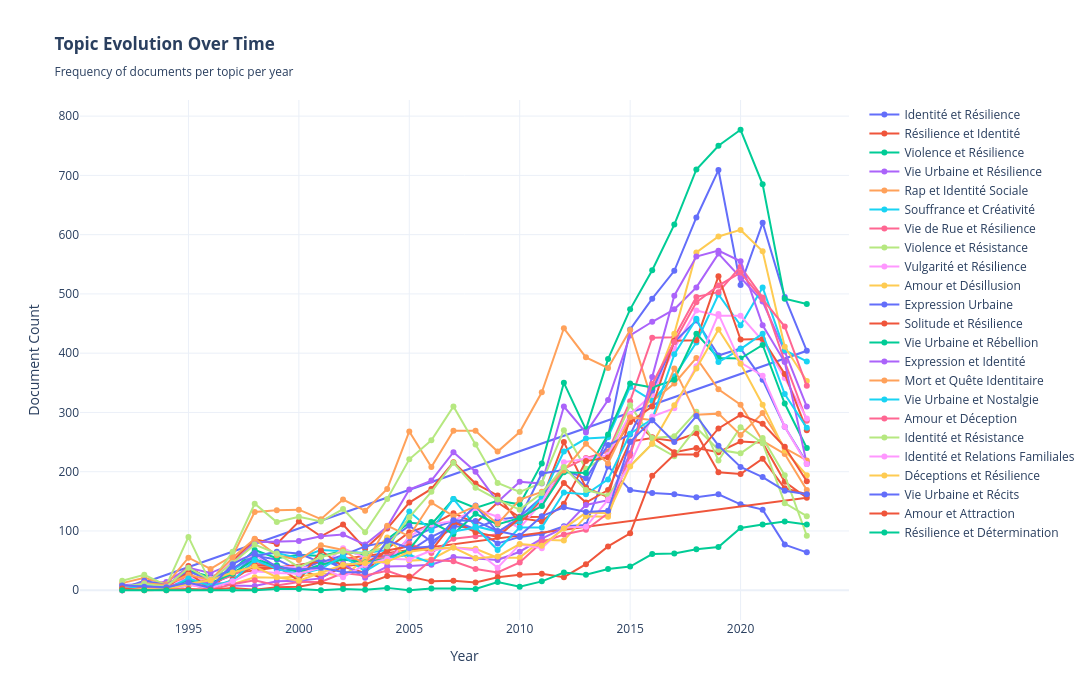

Write notebook code for a chart like this one.
### Code cell
print("=" * 80)
print("VISUALIZATION 1: TIMELINE OF ALL TOPICS")
print("=" * 80)

# 1. Timeline - All topics over time
fig1 = go.Figure()

# Sort by total documents for better legend ordering
topic_order = temporal_df.groupby('Label')['Count'].sum().sort_values(ascending=False).index.tolist()

for topic_label in topic_order:
    topic_data = temporal_df[temporal_df['Label'] == topic_label]

    fig1.add_trace(go.Scatter(
        x=topic_data['Year'],
        y=topic_data['Count'],
        mode='lines+markers',
        name=topic_label[:40],  # Truncate long labels
        line=dict(width=2),
        marker=dict(size=6)
    ))

fig1.update_layout(
    title="<b>Topic Evolution Over Time</b><br><sub>Frequency of documents per topic per year</sub>",
    xaxis_title="Year",
    yaxis_title="Document Count",
    hovermode='x unified',
    template="plotly_white",
    height=700,
    width=1400,
    showlegend=True,
    legend=dict(x=1.02, y=1, xanchor='left', yanchor='top')
)

fig1.write_html("viz_01_timeline_all_topics.html")
print("✓ Saved: viz_01_timeline_all_topics.html")

fig1

### Figure 1 — Plotly figure (JSON) as saved in the notebook; plotly's stock layout.template omitted (floating-point values rounded to 4 significant figures)
{"data": [{"line": {"width": 2}, "marker": {"size": 6}, "mode": "lines+markers", "name": "Identité et Résilience", "type": "scatter", "x": [1992, 1993, 1994, 1995, 1996, 1997, 1998, 1999, 2000, 2001, 2002, 2003, 2004, 2005, 2006, 2007, 2008, 2009, 2010, 2011, 2012, 2013, 2014, 2015, 2016, 2017, 2018, 2019, 2020, 2021, 2022, 2023, 1992, 1993, 1994, 1995, 1996, 1997, 1998, 1999, 2000, 2001, 2002, 2003, 2004, 2005, 2006, 2007, 2008, 2009, 2010, 2011, 2012, 2013, 2014, 2015, 2016, 2017, 2018, 2019, 2020, 2021, 2022, 2023], "y": [1, 3, 8, 17, 10, 26, 58, 52, 34, 53, 37, 57, 58, 66, 90, 108, 105, 119, 124, 157, 207, 174, 260, 440, 492, 539, 629, 709, 515, 620, 495, 404, 0, 8, 3, 20, 7, 35, 61, 34, 33, 49, 44, 41, 53, 87, 104, 117, 103, 79, 90, 95, 108, 110, 209, 169, 164, 162, 157, 162, 145, 136, 77, 64]}, {"line": {"width": 2}, "marker": {"size": 6}, "mode": "lines+markers", "name": "Résilience et Identité", "type": "scatter", "x": [1992, 1993, 1994, 1995, 1996, 1997, 1998, 1999, 2000, 2001, 2002, 2003, 2004, 2005, 2006, 2007, 2008, 2009, 2010, 2011, 2012, 2013, 2014, 2015, 2016, 2017, 2018, 2019, 2020, 2021, 2022, 2023, 1992, 1993, 1994, 1995, 1996, 1997, 1998, 1999, 2000, 2001, 2002, 2003, 2004, 2005, 2006, 2007, 2008, 2009, 2010, 2011, 2012, 2013, 2014, 2015, 2016, 2017, 2018, 2019, 2020, 2021, 2022, 2023], "y": [7, 11, 4, 41, 15, 49, 86, 78, 116, 91, 111, 70, 104, 148, 171, 216, 180, 160, 113, 153, 250, 173, 157, 292, 258, 233, 240, 233, 251, 249, 183, 156, 4, 5, 2, 19, 5, 32, 38, 39, 36, 21, 40, 29, 70, 98, 110, 130, 113, 148, 123, 124, 181, 148, 169, 251, 257, 252, 265, 199, 196, 222, 172, 162]}, {"line": {"width": 2}, "marker": {"size": 6}, "mode": "lines+markers", "name": "Violence et Résilience", "type": "scatter", "x": [1992, 1993, 1994, 1995, 1996, 1997, 1998, 1999, 2000, 2001, 2002, 2003, 2004, 2005, 2006, 2007, 2008, 2009, 2010, 2011, 2012, 2013, 2014, 2015, 2016, 2017, 2018, 2019, 2020, 2021, 2022, 2023], "y": [3, 10, 6, 33, 23, 33, 68, 54, 60, 58, 66, 59, 86, 114, 111, 154, 139, 151, 145, 214, 350, 271, 390, 474, 540, 617, 710, 750, 777, 685, 492, 483]}, {"line": {"width": 2}, "marker": {"size": 6}, "mode": "lines+markers", "name": "Vie Urbaine et Résilience", "type": "scatter", "x": [1992, 1993, 1994, 1995, 1996, 1997, 1998, 1999, 2000, 2001, 2002, 2003, 2004, 2005, 2006, 2007, 2008, 2009, 2010, 2011, 2012, 2013, 2014, 2015, 2016, 2017, 2018, 2019, 2020, 2021, 2022, 2023], "y": [9, 10, 14, 38, 29, 45, 81, 82, 83, 91, 94, 77, 107, 170, 185, 233, 200, 149, 183, 180, 310, 266, 321, 430, 453, 474, 511, 568, 527, 487, 403, 310]}, {"line": {"width": 2}, "marker": {"size": 6}, "mode": "lines+markers", "name": "Rap et Identité Sociale", "type": "scatter", "x": [1992, 1993, 1994, 1995, 1996, 1997, 1998, 1999, 2000, 2001, 2002, 2003, 2004, 2005, 2006, 2007, 2008, 2009, 2010, 2011, 2012, 2013, 2014, 2015, 2016, 2017, 2018, 2019, 2020, 2021, 2022, 2023], "y": [12, 21, 10, 55, 36, 58, 132, 135, 136, 120, 153, 134, 171, 268, 208, 269, 269, 234, 267, 334, 442, 393, 375, 439, 319, 349, 392, 339, 313, 252, 230, 169]}, {"line": {"width": 2}, "marker": {"size": 6}, "mode": "lines+markers", "name": "Souffrance et Créativité", "type": "scatter", "x": [1992, 1993, 1994, 1995, 1996, 1997, 1998, 1999, 2000, 2001, 2002, 2003, 2004, 2005, 2006, 2007, 2008, 2009, 2010, 2011, 2012, 2013, 2014, 2015, 2016, 2017, 2018, 2019, 2020, 2021, 2022, 2023], "y": [1, 11, 2, 18, 9, 33, 60, 63, 54, 68, 66, 63, 68, 133, 101, 154, 108, 99, 116, 157, 234, 256, 258, 343, 320, 361, 418, 499, 447, 511, 405, 386]}, {"line": {"width": 2}, "marker": {"size": 6}, "mode": "lines+markers", "name": "Vie de Rue et Résilience", "type": "scatter", "x": [1992, 1993, 1994, 1995, 1996, 1997, 1998, 1999, 2000, 2001, 2002, 2003, 2004, 2005, 2006, 2007, 2008, 2009, 2010, 2011, 2012, 2013, 2014, 2015, 2016, 2017, 2018, 2019, 2020, 2021, 2022, 2023], "y": [2, 8, 3, 26, 12, 25, 46, 40, 36, 41, 56, 49, 57, 79, 63, 87, 91, 94, 121, 143, 205, 223, 234, 319, 426, 427, 495, 503, 546, 494, 386, 286]}, {"line": {"width": 2}, "marker": {"size": 6}, "mode": "lines+markers", "name": "Violence et Résistance", "type": "scatter", "x": [1992, 1993, 1994, 1995, 1996, 1997, 1998, 1999, 2000, 2001, 2002, 2003, 2004, 2005, 2006, 2007, 2008, 2009, 2010, 2011, 2012, 2013, 2014, 2015, 2016, 2017, 2018, 2019, 2020, 2021, 2022, 2023], "y": [16, 26, 8, 90, 12, 65, 146, 115, 124, 116, 137, 98, 154, 221, 253, 310, 246, 181, 166, 181, 270, 205, 229, 312, 257, 260, 301, 219, 275, 248, 147, 125]}, {"line": {"width": 2}, "marker": {"size": 6}, "mode": "lines+markers", "name": "Vulgarité et Résilience", "type": "scatter", "x": [1992, 1993, 1994, 1995, 1996, 1997, 1998, 1999, 2000, 2001, 2002, 2003, 2004, 2005, 2006, 2007, 2008, 2009, 2010, 2011, 2012, 2013, 2014, 2015, 2016, 2017, 2018, 2019, 2020, 2021, 2022, 2023], "y": [6, 12, 7, 20, 19, 49, 59, 41, 38, 40, 71, 55, 44, 91, 111, 117, 137, 124, 105, 148, 216, 222, 228, 297, 330, 408, 472, 463, 463, 421, 358, 290]}, {"line": {"width": 2}, "marker": {"size": 6}, "mode": "lines+markers", "name": "Amour et Désillusion", "type": "scatter", "x": [1992, 1993, 1994, 1995, 1996, 1997, 1998, 1999, 2000, 2001, 2002, 2003, 2004, 2005, 2006, 2007, 2008, 2009, 2010, 2011, 2012, 2013, 2014, 2015, 2016, 2017, 2018, 2019, 2020, 2021, 2022, 2023], "y": [2, 2, 0, 8, 13, 10, 22, 21, 23, 29, 24, 52, 89, 50, 52, 72, 70, 55, 55, 85, 84, 125, 124, 231, 337, 433, 570, 597, 608, 572, 411, 353]}, {"line": {"width": 2}, "marker": {"size": 6}, "mode": "lines+markers", "name": "Expression Urbaine", "type": "scatter", "x": [1992, 1993, 1994, 1995, 1996, 1997, 1998, 1999, 2000, 2001, 2002, 2003, 2004, 2005, 2006, 2007, 2008, 2009, 2010, 2011, 2012, 2013, 2014, 2015, 2016, 2017, 2018, 2019, 2020, 2021, 2022, 2023], "y": [3, 16, 9, 32, 17, 37, 57, 65, 62, 47, 59, 74, 82, 109, 82, 105, 143, 98, 122, 197, 203, 189, 245, 263, 337, 419, 455, 396, 408, 355, 276, 215]}, {"line": {"width": 2}, "marker": {"size": 6}, "mode": "lines+markers", "name": "Solitude et Résilience", "type": "scatter", "x": [1992, 1993, 1994, 1995, 1996, 1997, 1998, 1999, 2000, 2001, 2002, 2003, 2004, 2005, 2006, 2007, 2008, 2009, 2010, 2011, 2012, 2013, 2014, 2015, 2016, 2017, 2018, 2019, 2020, 2021, 2022, 2023], "y": [0, 7, 5, 30, 1, 18, 42, 41, 16, 67, 40, 45, 67, 74, 67, 115, 98, 90, 122, 116, 146, 218, 224, 284, 310, 421, 422, 530, 423, 424, 365, 270]}, {"line": {"width": 2}, "marker": {"size": 6}, "mode": "lines+markers", "name": "Vie Urbaine et Rébellion", "type": "scatter", "x": [1992, 1993, 1994, 1995, 1996, 1997, 1998, 1999, 2000, 2001, 2002, 2003, 2004, 2005, 2006, 2007, 2008, 2009, 2010, 2011, 2012, 2013, 2014, 2015, 2016, 2017, 2018, 2019, 2020, 2021, 2022, 2023], "y": [3, 11, 4, 17, 12, 28, 52, 42, 31, 43, 52, 47, 53, 69, 115, 95, 129, 111, 122, 142, 199, 198, 263, 349, 342, 355, 433, 392, 391, 414, 315, 240]}, {"line": {"width": 2}, "marker": {"size": 6}, "mode": "lines+markers", "name": "Expression et Identité", "type": "scatter", "x": [1992, 1993, 1994, 1995, 1996, 1997, 1998, 1999, 2000, 2001, 2002, 2003, 2004, 2005, 2006, 2007, 2008, 2009, 2010, 2011, 2012, 2013, 2014, 2015, 2016, 2017, 2018, 2019, 2020, 2021, 2022, 2023], "y": [3, 13, 2, 8, 14, 8, 7, 15, 16, 20, 45, 21, 40, 41, 43, 56, 54, 51, 65, 87, 105, 144, 152, 231, 360, 497, 563, 573, 555, 447, 385, 213]}, {"line": {"width": 2}, "marker": {"size": 6}, "mode": "lines+markers", "name": "Mort et Quête Identitaire", "type": "scatter", "x": [1992, 1993, 1994, 1995, 1996, 1997, 1998, 1999, 2000, 2001, 2002, 2003, 2004, 2005, 2006, 2007, 2008, 2009, 2010, 2011, 2012, 2013, 2014, 2015, 2016, 2017, 2018, 2019, 2020, 2021, 2022, 2023], "y": [1, 12, 9, 26, 17, 55, 87, 59, 51, 76, 68, 43, 109, 91, 148, 125, 142, 112, 153, 166, 202, 247, 214, 292, 287, 374, 296, 298, 262, 299, 240, 219]}, {"line": {"width": 2}, "marker": {"size": 6}, "mode": "lines+markers", "name": "Vie Urbaine et Nostalgie", "type": "scatter", "x": [1992, 1993, 1994, 1995, 1996, 1997, 1998, 1999, 2000, 2001, 2002, 2003, 2004, 2005, 2006, 2007, 2008, 2009, 2010, 2011, 2012, 2013, 2014, 2015, 2016, 2017, 2018, 2019, 2020, 2021, 2022, 2023], "y": [1, 9, 2, 20, 7, 16, 51, 36, 27, 36, 58, 32, 54, 60, 46, 99, 106, 68, 106, 106, 165, 162, 187, 264, 289, 398, 458, 385, 407, 433, 331, 274]}, {"line": {"width": 2}, "marker": {"size": 6}, "mode": "lines+markers", "name": "Amour et Déception", "type": "scatter", "x": [1992, 1993, 1994, 1995, 1996, 1997, 1998, 1999, 2000, 2001, 2002, 2003, 2004, 2005, 2006, 2007, 2008, 2009, 2010, 2011, 2012, 2013, 2014, 2015, 2016, 2017, 2018, 2019, 2020, 2021, 2022, 2023], "y": [0, 3, 7, 11, 1, 10, 17, 8, 14, 14, 29, 25, 33, 20, 51, 49, 36, 30, 47, 81, 94, 102, 130, 227, 348, 419, 486, 514, 536, 491, 445, 345]}, {"line": {"width": 2}, "marker": {"size": 6}, "mode": "lines+markers", "name": "Identité et Résistance", "type": "scatter", "x": [1992, 1993, 1994, 1995, 1996, 1997, 1998, 1999, 2000, 2001, 2002, 2003, 2004, 2005, 2006, 2007, 2008, 2009, 2010, 2011, 2012, 2013, 2014, 2015, 2016, 2017, 2018, 2019, 2020, 2021, 2022, 2023], "y": [6, 11, 6, 38, 17, 46, 77, 62, 39, 56, 65, 62, 74, 123, 166, 215, 173, 153, 136, 164, 208, 169, 160, 210, 247, 226, 274, 237, 231, 257, 194, 92]}, {"line": {"width": 2}, "marker": {"size": 6}, "mode": "lines+markers", "name": "Identité et Relations Familiales", "type": "scatter", "x": [1992, 1993, 1994, 1995, 1996, 1997, 1998, 1999, 2000, 2001, 2002, 2003, 2004, 2005, 2006, 2007, 2008, 2009, 2010, 2011, 2012, 2013, 2014, 2015, 2016, 2017, 2018, 2019, 2020, 2021, 2022, 2023], "y": [0, 2, 0, 9, 4, 15, 32, 29, 28, 38, 22, 43, 53, 52, 67, 72, 67, 38, 77, 71, 106, 107, 153, 213, 293, 307, 378, 466, 384, 362, 276, 213]}, {"line": {"width": 2}, "marker": {"size": 6}, "mode": "lines+markers", "name": "Déceptions et Résilience", "type": "scatter", "x": [1992, 1993, 1994, 1995, 1996, 1997, 1998, 1999, 2000, 2001, 2002, 2003, 2004, 2005, 2006, 2007, 2008, 2009, 2010, 2011, 2012, 2013, 2014, 2015, 2016, 2017, 2018, 2019, 2020, 2021, 2022, 2023], "y": [1, 2, 1, 11, 17, 30, 40, 22, 16, 29, 43, 46, 48, 65, 70, 72, 54, 57, 78, 75, 104, 131, 130, 209, 247, 312, 374, 440, 382, 313, 236, 194]}, {"line": {"width": 2}, "marker": {"size": 6}, "mode": "lines+markers", "name": "Vie Urbaine et Récits", "type": "scatter", "x": [1992, 1993, 1994, 1995, 1996, 1997, 1998, 1999, 2000, 2001, 2002, 2003, 2004, 2005, 2006, 2007, 2008, 2009, 2010, 2011, 2012, 2013, 2014, 2015, 2016, 2017, 2018, 2019, 2020, 2021, 2022, 2023], "y": [8, 6, 5, 13, 4, 44, 63, 39, 35, 38, 31, 30, 84, 71, 74, 118, 117, 100, 92, 125, 140, 132, 134, 250, 287, 250, 294, 244, 208, 191, 168, 162]}, {"line": {"width": 2}, "marker": {"size": 6}, "mode": "lines+markers", "name": "Amour et Attraction", "type": "scatter", "x": [1992, 1993, 1994, 1995, 1996, 1997, 1998, 1999, 2000, 2001, 2002, 2003, 2004, 2005, 2006, 2007, 2008, 2009, 2010, 2011, 2012, 2013, 2014, 2015, 2016, 2017, 2018, 2019, 2020, 2021, 2022, 2023], "y": [3, 0, 1, 2, 1, 4, 1, 5, 6, 13, 9, 10, 24, 23, 15, 16, 13, 22, 26, 28, 22, 44, 74, 96, 193, 229, 229, 273, 296, 281, 242, 184]}, {"line": {"width": 2}, "marker": {"size": 6}, "mode": "lines+markers", "name": "Résilience et Détermination", "type": "scatter", "x": [1992, 1993, 1994, 1995, 1996, 1997, 1998, 1999, 2000, 2001, 2002, 2003, 2004, 2005, 2006, 2007, 2008, 2009, 2010, 2011, 2012, 2013, 2014, 2015, 2016, 2017, 2018, 2019, 2020, 2021, 2022, 2023], "y": [0, 0, 0, 0, 0, 1, 0, 2, 2, 0, 2, 1, 4, 0, 3, 3, 2, 14, 6, 15, 30, 26, 36, 40, 61, 62, 69, 73, 105, 111, 116, 111]}], "layout": {"height": 700, "hovermode": "x unified", "legend": {"x": 1.02, "xanchor": "left", "y": 1, "yanchor": "top"}, "showlegend": true, "title": {"text": "<b>Topic Evolution Over Time</b><br><sub>Frequency of documents per topic per year</sub>"}, "width": 1400, "xaxis": {"title": {"text": "Year"}}, "yaxis": {"title": {"text": "Document Count"}}}}
